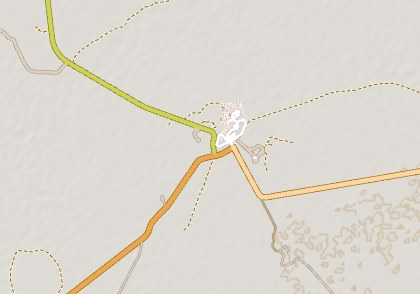
#> input picture article/img/zoom-13.jpg, 420 x 294 px, given in place of namibia-dashed-fill-terrain-z13.png, which was not available
$ python article-zoom-strip.py
#> lines starting #> are read from the running program, lines starting #| are printed output that depends on the picture
# Zoom strip for the article: one style at zoom 13, 14 and 16 at Namutoni, centre half of each demo shot.
# Usage: first render the shots (repo served on :8765):
#   node scripts/shots.mjs --spots namibia --styles dashed-fill --bgs terrain --zooms 13,14,16 --size 840x588 \
#     --center -18.81068,16.9375 --attribution --out shots/fig-zoom
# then: python3 scripts/article-zoom-strip.py   -> article/img/zoom-<z>.jpg
# Style 3 (dashed fill) shows the clearest step from the low-zoom tint to the pattern; style 4's thin outline barely
# changed between 13 and 14 at this size (2026-11-11).
from pathlib import Path

from PIL import Image

ROOT = Path(__file__).resolve().parent.parent
STYLE = 'dashed-fill'
for z in (13, 14, 16):
    im = Image.open(ROOT / f'shots/fig-zoom/namibia-{STYLE}-terrain-z{z}.png').convert('RGB')
#> im is the input picture: PIL image 420x294 RGB; mean R, G, B 221.5, 216.9, 208.1
    w, h = im.size
#> w = 420; h = 294
    im.crop((w // 4, h // 4, w // 4 + w // 2, h // 4 + h // 2)).save(ROOT / f'article/img/zoom-{z}.jpg', quality=88)
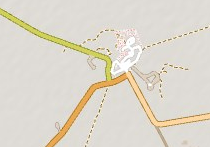
#> saved as zoom-13.jpg: PIL image 210x147 RGB; mean R, G, B 221.6, 216.1, 204.1
    print(f'zoom-{z}.jpg')
#> pass 2 of the loop `for z in (13, 14, 16):`:
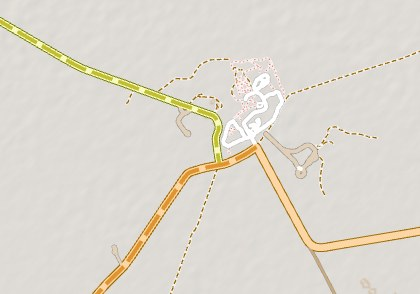
#> input picture article/img/zoom-14.jpg, 420 x 294 px, given in place of namibia-dashed-fill-terrain-z14.png, which was not available
#> im is the input picture: PIL image 420x294 RGB; mean R, G, B 221.8, 217.1, 207.7
#> `im.crop((w // 4, h // 4, w // 4 + w // 2, h // 4 + h // 2)).save(ROOT ..`:
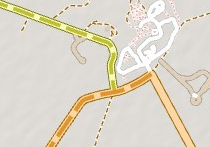
#> saved as zoom-14.jpg: PIL image 210x147 RGB; mean R, G, B 221.8, 215.5, 201.4
